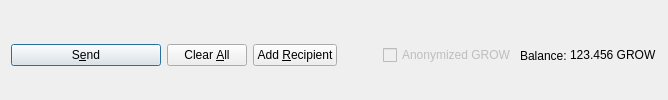
         <widget class="QFrame" name="frame_Send">
          <layout class="QHBoxLayout" name="horizontalLayout">
           <property name="bottomMargin">
            <number>0</number>
           </property>
           <item>
            <widget class="QPushButton" name="sendButton">
             <property name="minimumSize">
              <size>
               <width>150</width>
               <height>0</height>
              </size>
             </property>
             <property name="toolTip">
              <string>Confirm the send action</string>
             </property>
             <property name="text">
              <string>S&amp;end</string>
             </property>
             <property name="icon">
              <iconset resource="../grow.qrc">
               <normaloff>:/icons/send</normaloff>:/icons/send</iconset>
             </property>
             <property name="autoDefault">
              <bool>false</bool>
             </property>
             <property name="default">
              <bool>true</bool>
             </property>
            </widget>
           </item>
           <item>
            <widget class="QPushButton" name="clearButton">
             <property name="sizePolicy">
              <sizepolicy hsizetype="Minimum" vsizetype="Fixed">
               <horstretch>0</horstretch>
               <verstretch>0</verstretch>
              </sizepolicy>
             </property>
             <property name="toolTip">
              <string>Clear all fields of the form.</string>
             </property>
             <property name="text">
              <string>Clear &amp;All</string>
             </property>
             <property name="icon">
              <iconset resource="../grow.qrc">
               <normaloff>:/icons/remove</normaloff>:/icons/remove</iconset>
             </property>
             <property name="autoDefault">
              <bool>false</bool>
             </property>
            </widget>
           </item>
           <item>
            <widget class="QPushButton" name="addButton">
             <property name="toolTip">
              <string>Send to multiple recipients at once</string>
             </property>
             <property name="text">
              <string>Add &amp;Recipient</string>
             </property>
             <property name="icon">
              <iconset resource="../grow.qrc">
               <normaloff>:/icons/add</normaloff>:/icons/add</iconset>
             </property>
             <property name="autoDefault">
              <bool>false</bool>
             </property>
            </widget>
           </item>
           <item>
            <spacer name="horizontalSpacer">
             <property name="orientation">
              <enum>Qt::Horizontal</enum>
             </property>
             <property name="sizeHint" stdset="0">
              <size>
               <width>40</width>
               <height>20</height>
              </size>
             </property>
            </spacer>
           </item>
           <item>
            <layout class="QHBoxLayout" name="horizontalLayout_2">
             <property name="spacing">
              <number>3</number>
             </property>
             <item>
              <widget class="QCheckBox" name="checkzGROW">
               <property name="enabled">
                <bool>false</bool>
               </property>
               <property name="text">
                <string>Anonymized GROW</string>
               </property>
              </widget>
             </item>
             <item>
              <widget class="QLabel" name="label">
               <property name="text">
                <string>Balance:</string>
               </property>
              </widget>
             </item>
             <item>
              <widget class="QLabel" name="labelBalance">
               <property name="sizePolicy">
                <sizepolicy hsizetype="Preferred" vsizetype="Fixed">
                 <horstretch>0</horstretch>
                 <verstretch>0</verstretch>
                </sizepolicy>
               </property>
               <property name="cursor">
                <cursorShape>IBeamCursor</cursorShape>
               </property>
               <property name="text">
                <string notr="true">123.456 GROW</string>
               </property>
               <property name="textInteractionFlags">
                <set>Qt::LinksAccessibleByMouse|Qt::TextSelectableByKeyboard|Qt::TextSelectableByMouse</set>
               </property>
              </widget>
             </item>
            </layout>
           </item>
          </layout>
         </widget>
